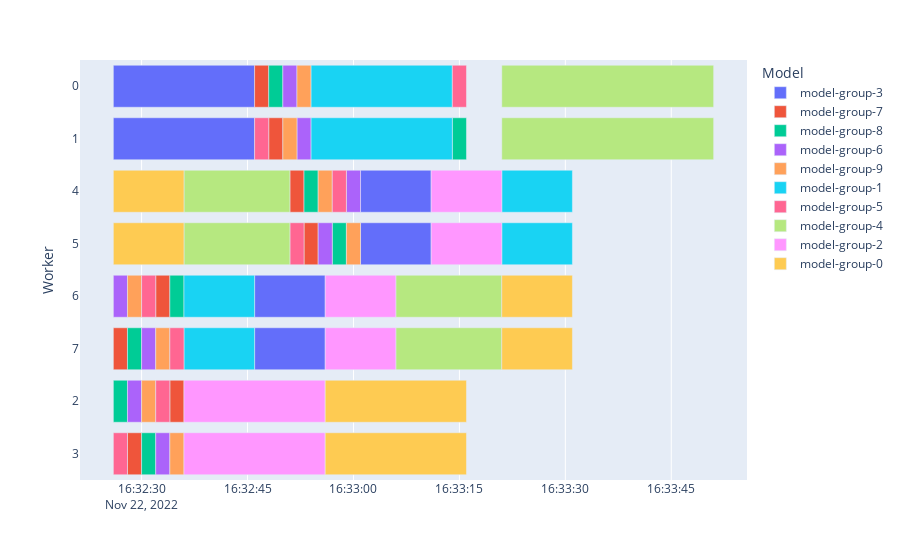

This figure's notebook cell:
### Code cell
fig = px.timeline(df, x_start="Start", x_end="End", y="Worker",color="Model")
fig.update_yaxes(autorange="reversed")
fig.show()

print("Node Configuration", pformat(nodes))
print("Number of large models", large_models)
print("Number of small models", small_models)
print("Time taken to train large model", time_large, "seconds")
print("Time taken to train small model", time_small, "seconds")

### Figure 1 — Plotly figure (JSON) as saved in the notebook; plotly's stock layout.template omitted (floating-point values rounded to 4 significant figures)
{"data": [{"alignmentgroup": "True", "base": ["2022-11-22 16:32:26", "2022-11-22 16:32:26", "2022-11-22 16:33:01", "2022-11-22 16:33:01", "2022-11-22 16:32:46", "2022-11-22 16:32:46"], "hovertemplate": "Model=model-group-3<br>Start=%{base}<br>End=%{x}<br>Worker=%{y}<extra></extra>", "legendgroup": "model-group-3", "marker": {"color": "#636efa", "pattern": {"shape": ""}}, "name": "model-group-3", "offsetgroup": "model-group-3", "orientation": "h", "showlegend": true, "textposition": "auto", "type": "bar", "x": [20000, 20000, 10000, 10000, 10000, 10000], "xaxis": "x", "y": ["0", "1", "4", "5", "6", "7"], "yaxis": "y"}, {"alignmentgroup": "True", "base": ["2022-11-22 16:32:46", "2022-11-22 16:32:48", "2022-11-22 16:32:34", "2022-11-22 16:32:28", "2022-11-22 16:32:51", "2022-11-22 16:32:53", "2022-11-22 16:32:32", "2022-11-22 16:32:26"], "hovertemplate": "Model=model-group-7<br>Start=%{base}<br>End=%{x}<br>Worker=%{y}<extra></extra>", "legendgroup": "model-group-7", "marker": {"color": "#EF553B", "pattern": {"shape": ""}}, "name": "model-group-7", "offsetgroup": "model-group-7", "orientation": "h", "showlegend": true, "textposition": "auto", "type": "bar", "x": [2000, 2000, 2000, 2000, 2000, 2000, 2000, 2000], "xaxis": "x", "y": ["0", "1", "2", "3", "4", "5", "6", "7"], "yaxis": "y"}, {"alignmentgroup": "True", "base": ["2022-11-22 16:32:48", "2022-11-22 16:33:14", "2022-11-22 16:32:26", "2022-11-22 16:32:30", "2022-11-22 16:32:53", "2022-11-22 16:32:57", "2022-11-22 16:32:34", "2022-11-22 16:32:28"], "hovertemplate": "Model=model-group-8<br>Start=%{base}<br>End=%{x}<br>Worker=%{y}<extra></extra>", "legendgroup": "model-group-8", "marker": {"color": "#00cc96", "pattern": {"shape": ""}}, "name": "model-group-8", "offsetgroup": "model-group-8", "orientation": "h", "showlegend": true, "textposition": "auto", "type": "bar", "x": [2000, 2000, 2000, 2000, 2000, 2000, 2000, 2000], "xaxis": "x", "y": ["0", "1", "2", "3", "4", "5", "6", "7"], "yaxis": "y"}, {"alignmentgroup": "True", "base": ["2022-11-22 16:32:50", "2022-11-22 16:32:52", "2022-11-22 16:32:28", "2022-11-22 16:32:32", "2022-11-22 16:32:59", "2022-11-22 16:32:55", "2022-11-22 16:32:26", "2022-11-22 16:32:30"], "hovertemplate": "Model=model-group-6<br>Start=%{base}<br>End=%{x}<br>Worker=%{y}<extra></extra>", "legendgroup": "model-group-6", "marker": {"color": "#ab63fa", "pattern": {"shape": ""}}, "name": "model-group-6", "offsetgroup": "model-group-6", "orientation": "h", "showlegend": true, "textposition": "auto", "type": "bar", "x": [2000, 2000, 2000, 2000, 2000, 2000, 2000, 2000], "xaxis": "x", "y": ["0", "1", "2", "3", "4", "5", "6", "7"], "yaxis": "y"}, {"alignmentgroup": "True", "base": ["2022-11-22 16:32:52", "2022-11-22 16:32:50", "2022-11-22 16:32:30", "2022-11-22 16:32:34", "2022-11-22 16:32:55", "2022-11-22 16:32:59", "2022-11-22 16:32:28", "2022-11-22 16:32:32"], "hovertemplate": "Model=model-group-9<br>Start=%{base}<br>End=%{x}<br>Worker=%{y}<extra></extra>", "legendgroup": "model-group-9", "marker": {"color": "#FFA15A", "pattern": {"shape": ""}}, "name": "model-group-9", "offsetgroup": "model-group-9", "orientation": "h", "showlegend": true, "textposition": "auto", "type": "bar", "x": [2000, 2000, 2000, 2000, 2000, 2000, 2000, 2000], "xaxis": "x", "y": ["0", "1", "2", "3", "4", "5", "6", "7"], "yaxis": "y"}, {"alignmentgroup": "True", "base": ["2022-11-22 16:32:54", "2022-11-22 16:32:54", "2022-11-22 16:33:21", "2022-11-22 16:33:21", "2022-11-22 16:32:36", "2022-11-22 16:32:36"], "hovertemplate": "Model=model-group-1<br>Start=%{base}<br>End=%{x}<br>Worker=%{y}<extra></extra>", "legendgroup": "model-group-1", "marker": {"color": "#19d3f3", "pattern": {"shape": ""}}, "name": "model-group-1", "offsetgroup": "model-group-1", "orientation": "h", "showlegend": true, "textposition": "auto", "type": "bar", "x": [20000, 20000, 10000, 10000, 10000, 10000], "xaxis": "x", "y": ["0", "1", "4", "5", "6", "7"], "yaxis": "y"}, {"alignmentgroup": "True", "base": ["2022-11-22 16:33:14", "2022-11-22 16:32:46", "2022-11-22 16:32:32", "2022-11-22 16:32:26", "2022-11-22 16:32:57", "2022-11-22 16:32:51", "2022-11-22 16:32:30", "2022-11-22 16:32:34"], "hovertemplate": "Model=model-group-5<br>Start=%{base}<br>End=%{x}<br>Worker=%{y}<extra></extra>", "legendgroup": "model-group-5", "marker": {"color": "#FF6692", "pattern": {"shape": ""}}, "name": "model-group-5", "offsetgroup": "model-group-5", "orientation": "h", "showlegend": true, "textposition": "auto", "type": "bar", "x": [2000, 2000, 2000, 2000, 2000, 2000, 2000, 2000], "xaxis": "x", "y": ["0", "1", "2", "3", "4", "5", "6", "7"], "yaxis": "y"}, {"alignmentgroup": "True", "base": ["2022-11-22 16:33:21", "2022-11-22 16:33:21", "2022-11-22 16:32:36", "2022-11-22 16:32:36", "2022-11-22 16:33:06", "2022-11-22 16:33:06"], "hovertemplate": "Model=model-group-4<br>Start=%{base}<br>End=%{x}<br>Worker=%{y}<extra></extra>", "legendgroup": "model-group-4", "marker": {"color": "#B6E880", "pattern": {"shape": ""}}, "name": "model-group-4", "offsetgroup": "model-group-4", "orientation": "h", "showlegend": true, "textposition": "auto", "type": "bar", "x": [30000, 30000, 15000, 15000, 15000, 15000], "xaxis": "x", "y": ["0", "1", "4", "5", "6", "7"], "yaxis": "y"}, {"alignmentgroup": "True", "base": ["2022-11-22 16:32:36", "2022-11-22 16:32:36", "2022-11-22 16:33:11", "2022-11-22 16:33:11", "2022-11-22 16:32:56", "2022-11-22 16:32:56"], "hovertemplate": "Model=model-group-2<br>Start=%{base}<br>End=%{x}<br>Worker=%{y}<extra></extra>", "legendgroup": "model-group-2", "marker": {"color": "#FF97FF", "pattern": {"shape": ""}}, "name": "model-group-2", "offsetgroup": "model-group-2", "orientation": "h", "showlegend": true, "textposition": "auto", "type": "bar", "x": [20000, 20000, 10000, 10000, 10000, 10000], "xaxis": "x", "y": ["2", "3", "4", "5", "6", "7"], "yaxis": "y"}, {"alignmentgroup": "True", "base": ["2022-11-22 16:32:56", "2022-11-22 16:32:56", "2022-11-22 16:32:26", "2022-11-22 16:32:26", "2022-11-22 16:33:21", "2022-11-22 16:33:21"], "hovertemplate": "Model=model-group-0<br>Start=%{base}<br>End=%{x}<br>Worker=%{y}<extra></extra>", "legendgroup": "model-group-0", "marker": {"color": "#FECB52", "pattern": {"shape": ""}}, "name": "model-group-0", "offsetgroup": "model-group-0", "orientation": "h", "showlegend": true, "textposition": "auto", "type": "bar", "x": [20000, 20000, 10000, 10000, 10000, 10000], "xaxis": "x", "y": ["2", "3", "4", "5", "6", "7"], "yaxis": "y"}], "layout": {"barmode": "overlay", "legend": {"title": {"text": "Model"}, "tracegroupgap": 0}, "margin": {"t": 60}, "xaxis": {"anchor": "y", "domain": [0, 1], "type": "date"}, "yaxis": {"anchor": "x", "autorange": "reversed", "domain": [0, 1], "title": {"text": "Worker"}}}}
